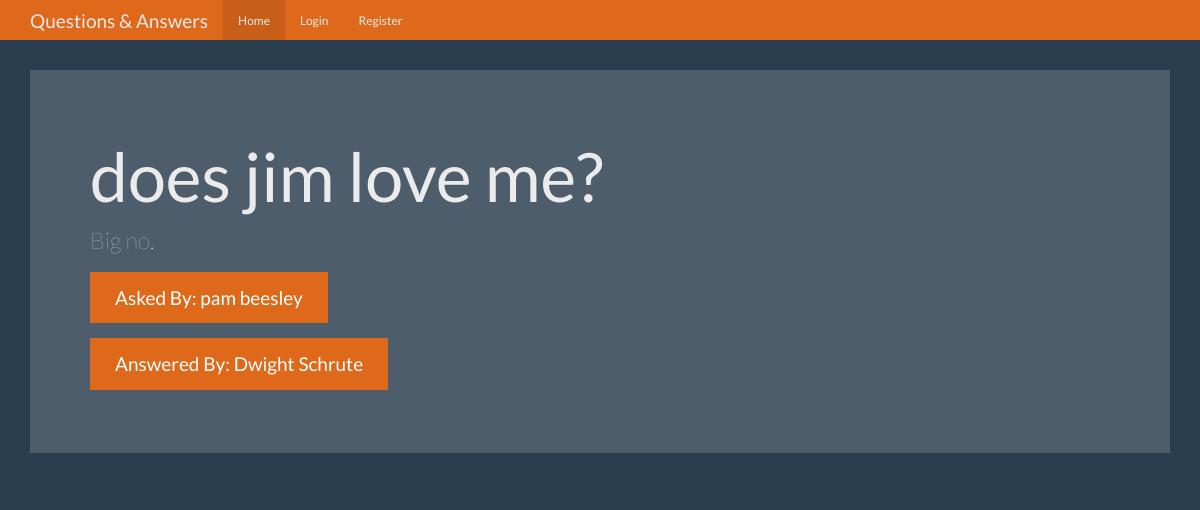
/question/4, run on the app's committed database.
### tables this page shows
CREATE TABLE questions(id integer primary key autoincrement, question text not null, ans_text text, asked_id integer not null, expert_id integer not null);

CREATE TABLE users(id integer primary key autoincrement, name text not null, password text not null, expert boolean not null, admin boolean not null);

### app.py (the view)
@app.route('/question/<question_id>')
def question(question_id):
    user = get_current_user()
    question = database.get_queans_by_id(question_id)
    return render_template('question.html', user=user, question=question)

### app.py (called while the page is built)
def get_current_user():
    user = None
    if 'user' in session:
        user = database.get_user_by_name(session['user'])
    return user

### db/database.py (called while the page is built)
def get_queans_by_id(question_id):
    with DatabaseConnection('questions.db') as connection:
        cursor = connection.cursor()
        cursor.execute(
            'SELECT questions.id, questions.question, questions.ans_text, askers.name, experts.name FROM questions JOIN users AS askers ON askers.id=questions.asked_id JOIN users AS experts ON experts.id=questions.expert_id WHERE questions.id=?', [question_id]
        )
        queans = cursor.fetchone()
        if queans:
            return queans
        return None

### db/database_connection_cm.py (called while the page is built)
    def __enter__(self):
        self.connection = sqlite3.connect(self.host)
        return self.connection

    def __exit__(self, a, b, c):
        if a or b or c:
            self.connection.close()
        else:
            self.connection.commit()
            self.connection.close()

### templates/question.html (shortened to what this page needs)
{%extends 'base.html'%}
{%from 'show_links.html' import show_links%}
{%block nav%} {{show_links(user)}} {%endblock%}
{%block body%}
<div class="jumbotron">
  <h1>{{question[1]}}</h1>
  <p>{{question[2]}}</p>
  <p><a class="btn btn-primary btn-lg">Asked By: {{question[3]}}</a></p>
  <p>
    <a class="btn btn-primary btn-lg">Answered By: {{question[4]}}</a>
  </p>
</div>
{%endblock%}

### static/theme.css (style rules this page uses)
body { padding-top: 70px; padding-bottom: 30px; }

### data on the page
questions: question "does jim love me?", ans_text "Big no."
users: name "pam beesley"
users: name "Dwight Schrute"
